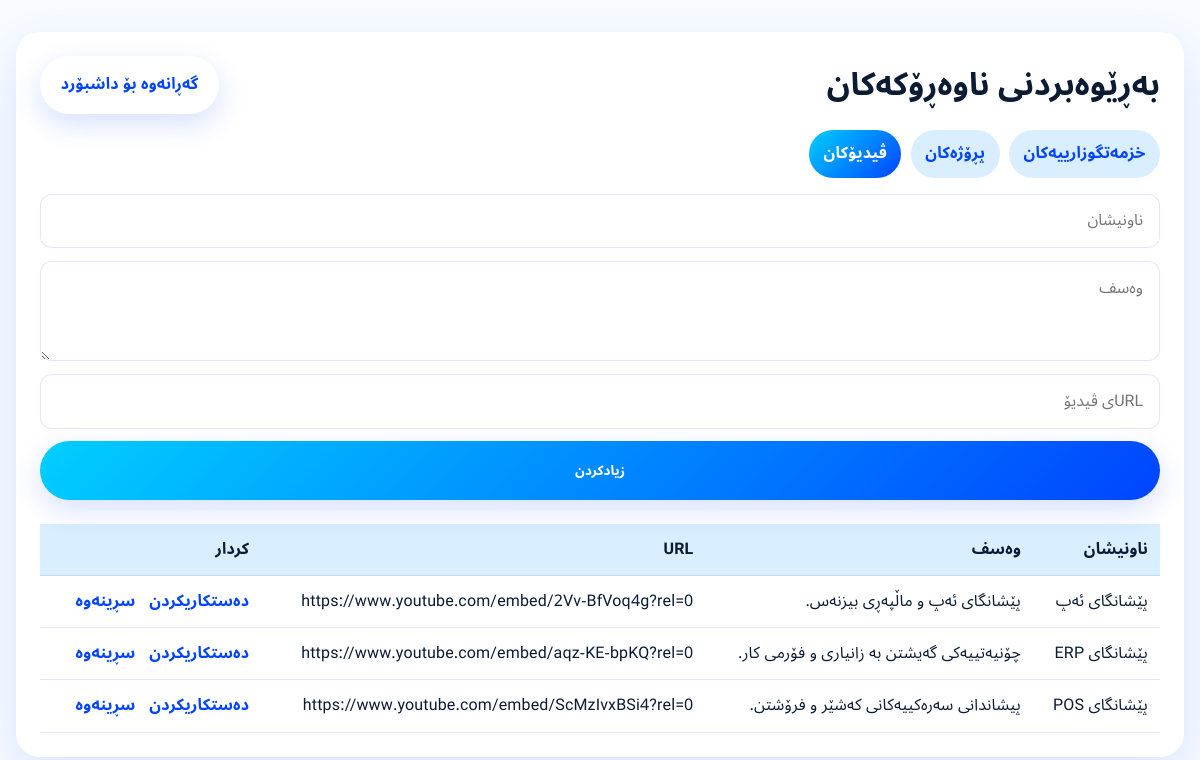
Screenshot of /admin/manage.php?section=videos (signed in) with the database file from the repository.
### tables this page shows
CREATE TABLE IF NOT EXISTS videos (
  id INT AUTO_INCREMENT PRIMARY KEY,
  title VARCHAR(200) NOT NULL,
  description TEXT NOT NULL,
  embed_url TEXT NOT NULL,
  created_at TIMESTAMP DEFAULT CURRENT_TIMESTAMP
);

### admin/manage.php (the view, shortened to what this page needs)
<?php
$conn = getDbConnection();
$section = $_GET['section'] ?? 'services';
$action = $_GET['action'] ?? 'list';
$record = null;
$items = [];
if ($section === 'services') {
    $result = mysqli_query($conn, 'SELECT * FROM services ORDER BY id DESC');
    while ($row = mysqli_fetch_assoc($result)) $items[] = $row;
} elseif ($section === 'projects') {
    $result = mysqli_query($conn, 'SELECT * FROM projects ORDER BY id DESC');
    while ($row = mysqli_fetch_assoc($result)) $items[] = $row;
} elseif ($section === 'videos') {
    $result = mysqli_query($conn, 'SELECT * FROM videos ORDER BY id DESC');
    while ($row = mysqli_fetch_assoc($result)) $items[] = $row;
}
?>
<!DOCTYPE html>
<html lang="ckb" dir="rtl">
<head>
  <link rel="stylesheet" href="../assets/style.css" />
</head>
<body>
  <div class="admin-shell">
    <div class="topbar">
      <h1>بەڕێوەبردنی ناوەڕۆکەکان</h1>
      <a class="btn btn-secondary" href="dashboard.php">گەڕانەوە بۆ داشبۆرد</a>
    </div>
    <div class="tabs">
      <a href="manage.php?section=services" class="<?= $section === 'services' ? 'active' : '' ?>">خزمەتگوزارییەکان</a>
      <a href="manage.php?section=projects" class="<?= $section === 'projects' ? 'active' : '' ?>">پڕۆژەکان</a>
      <a href="manage.php?section=videos" class="<?= $section === 'videos' ? 'active' : '' ?>">ڤیدیۆکان</a>
    </div>
    <form method="post" enctype="multipart/form-data">
      <input type="text" name="title" placeholder="ناونیشان" value="<?= htmlspecialchars($record['title'] ?? '', ENT_QUOTES, 'UTF-8') ?>" required />
      <textarea name="description" placeholder="وەسف" required><?= htmlspecialchars($record['description'] ?? '', ENT_QUOTES, 'UTF-8') ?></textarea>
      <?php if ($section === 'videos'): ?><input type="text" name="embed_url" placeholder="URLی ڤیدیۆ" value="<?= htmlspecialchars($record['embed_url'] ?? '', ENT_QUOTES, 'UTF-8') ?>" required /><?php endif; ?>
      <button class="btn btn-primary" type="submit"><?= $action === 'edit' ? 'نوێکردنەوە' : 'زیادکردن' ?></button>
    </form>
    <table>
      <thead>
        <tr>
          <th>ناونیشان</th>
          <th>وەسف</th>
          <?php if ($section === 'videos'): ?><th>URL</th><?php endif; ?>
          <th>کردار</th>
        </tr>
      </thead>
      <tbody>
        <?php foreach ($items as $item): ?>
          <tr>
            <td><?= htmlspecialchars($item['title'], ENT_QUOTES, 'UTF-8') ?></td>
            <td><?= htmlspecialchars($item['description'], ENT_QUOTES, 'UTF-8') ?></td>
            <?php if ($section === 'videos'): ?><td><?= htmlspecialchars($item['embed_url'], ENT_QUOTES, 'UTF-8') ?></td><?php endif; ?>
            <td class="actions">
              <a href="manage.php?section=<?= $section ?>&action=edit&id=<?= $item['id'] ?>">دەستکاریکردن</a>
              <a href="manage.php?section=<?= $section ?>&delete=<?= $item['id'] ?>" onclick="return confirm('دڵنیایت؟')">سڕینەوە</a>
            </td>
          </tr>
        <?php endforeach; ?>
      </tbody>
    </table>
  </div>
</body>
</html>

### assets/style.css (style rules this page uses)
:root { --primary-deep: #0044ff; --primary-blue: #00a2ff; --accent-cyan: #00cfff; --pale-blue: #d9eeff; --bg: #f7fbff; --surface: #ffffff; --text: #0a1b33; --muted: #5f728f; --border: rgba(0, 68, 255, 0.12); --shadow: 0 16px 45px rgba(0, 68, 255, 0.12); --radius-lg: 24px; --radius-md: 16px; --radius-sm: 12px; --max-width: 1180px; --bg-gradient-end: #ffffff; --header-bg: rgba(247, 251, 255, 0.86); --header-border: rgba(0, 68, 255, 0.08); --card-solid: #ffffff; --chip-bg: rgba(217, 238, 255, 0.7); --hero-card-bg: linear-gradient(145deg, rgba(255, 255, 255, 0.95), rgba(217, 238, 255, 0.82)); --hero-item-bg: rgba(255, 255, 255, 0.8); --hero-item-border: rgba(0, 68, 255, 0.08); --stat-bg: linear-gradient(135deg, rgba(217, 238, 255, 0.6), rgba(255, 255, 255, 0.9)); --input-bg: #fdfefe; --input-border: rgba(0, 68, 255, 0.14); }
html, body, .site-header, .site-footer, .service-card, .portfolio-card, .video-card, .hero-card { transition: background 0.25s ease, color 0.25s ease, border-color 0.25s ease, box-shadow 0.25s ease; }
* { box-sizing: border-box; margin: 0; padding: 0; }
html { scroll-behavior: smooth; }
body { font-family: 'Noto Sans Arabic', 'Amiri', 'Scheherazade New', 'Segoe UI', Tahoma, Arial, sans-serif; font-weight: 400; letter-spacing: 0.01em; -webkit-font-smoothing: antialiased; -moz-osx-font-smoothing: grayscale; text-rendering: optimizeLegibility; background: linear-gradient(180deg, var(--bg) 0%, var(--bg-gradient-end) 100%); color: var(--text); line-height: 1.7; overflow-x: hidden; }
h1, h2, h3, h4, h5, h6, p, span, a, button, input, textarea, select { font-family: inherit; }
a { color: inherit; text-decoration: none; }
.btn { display: inline-flex; align-items: center; justify-content: center; gap: 0.6rem; border: 0; border-radius: 999px; padding: 0.95rem 1.3rem; font-weight: 700; cursor: pointer; transition: 0.3s ease; box-shadow: 0 10px 28px rgba(0, 68, 255, 0.16); }
.btn-primary { background: linear-gradient(135deg, var(--accent-cyan), var(--primary-deep)); color: white; }
.btn-secondary { background: var(--card-solid); color: var(--primary-deep); }

### admin/manage.php (style rules this page uses)
body { background: var(--bg); }
.admin-shell { width: min(1200px, calc(100% - 2rem)); margin: 2rem auto; background: white; border-radius: 24px; padding: 1.5rem; box-shadow: var(--shadow); }
.topbar { display: flex; justify-content: space-between; align-items: center; gap: 1rem; margin-bottom: 1rem; }
.tabs { display: flex; flex-wrap: wrap; gap: 0.6rem; margin-bottom: 1rem; }
.tabs a { padding: 0.65rem 0.9rem; border-radius: 999px; background: var(--pale-blue); color: var(--primary-deep); font-weight: 700; }
.tabs a.active { background: linear-gradient(135deg, var(--accent-cyan), var(--primary-deep)); color: white; }
form { display: grid; gap: 0.8rem; margin-bottom: 1.5rem; }
input, textarea, select { width: 100%; padding: 0.8rem 1rem; border-radius: 12px; border: 1px solid var(--border); font: inherit; }
textarea { min-height: 100px; }
table { width: 100%; border-collapse: collapse; }
th, td { border-bottom: 1px solid var(--border); padding: 0.75rem; text-align: right; vertical-align: top; }
th { background: var(--pale-blue); }
.actions a { color: var(--primary-deep); font-weight: 700; margin-left: 0.6rem; }

### rows the page displays
videos: title "پێشانگای ئەپ", description "پێشانگای ئەپ و ماڵپەڕی بیزنەس.", embed_url "https://www.youtube.com/embed/2Vv-BfVoq4g?rel=0"
videos: title "پێشانگای ERP", description "چۆنیەتییەکی گەیشتن بە زانیاری و فۆرمی کار.", embed_url "https://www.youtube.com/embed/aqz-KE-bpKQ?rel=0"
videos: title "پێشانگای POS", description "پیشاندانی سەرەکییەکانی کەشێر و فرۆشتن.", embed_url "https://www.youtube.com/embed/ScMzIvxBSi4?rel=0"
